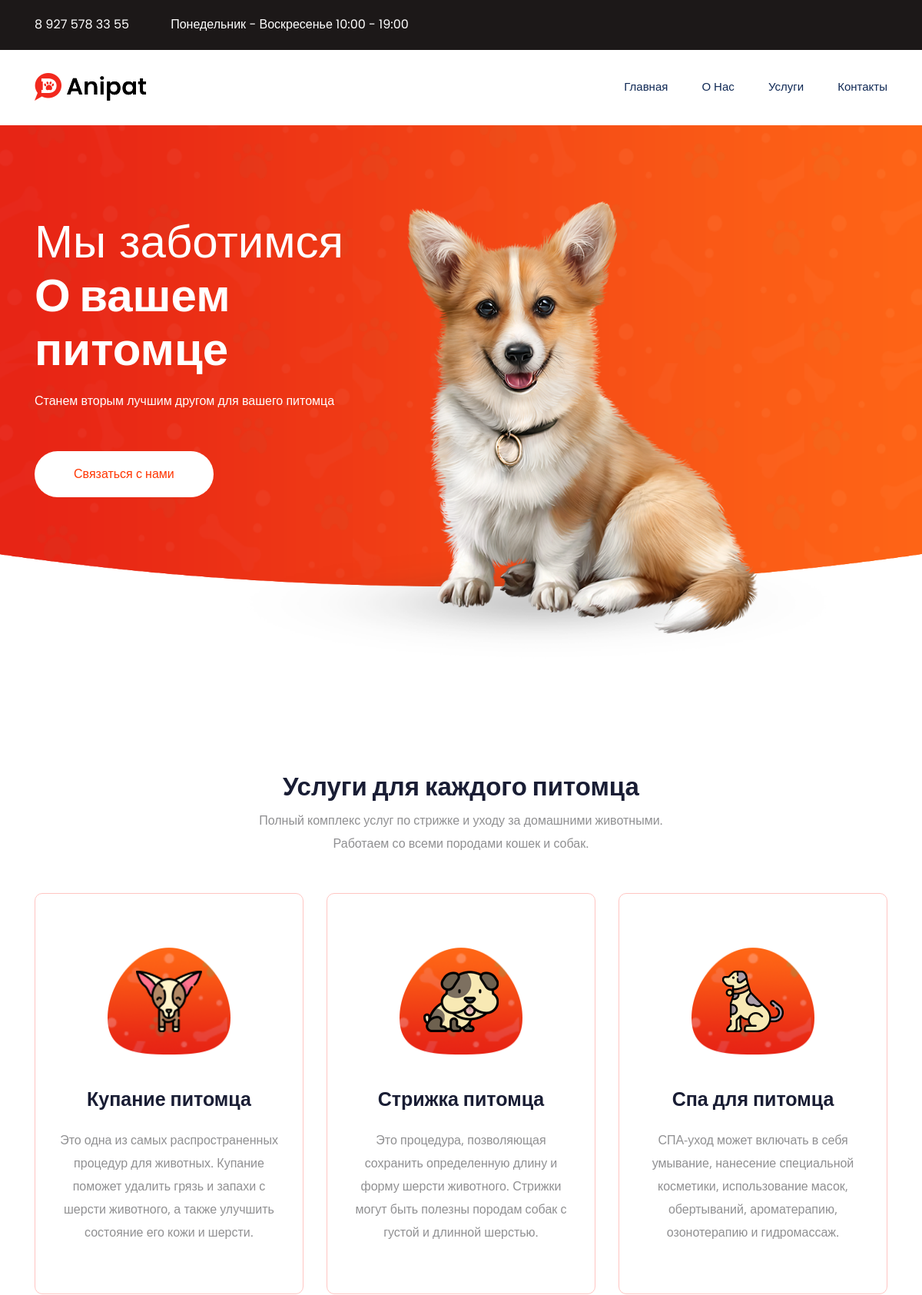
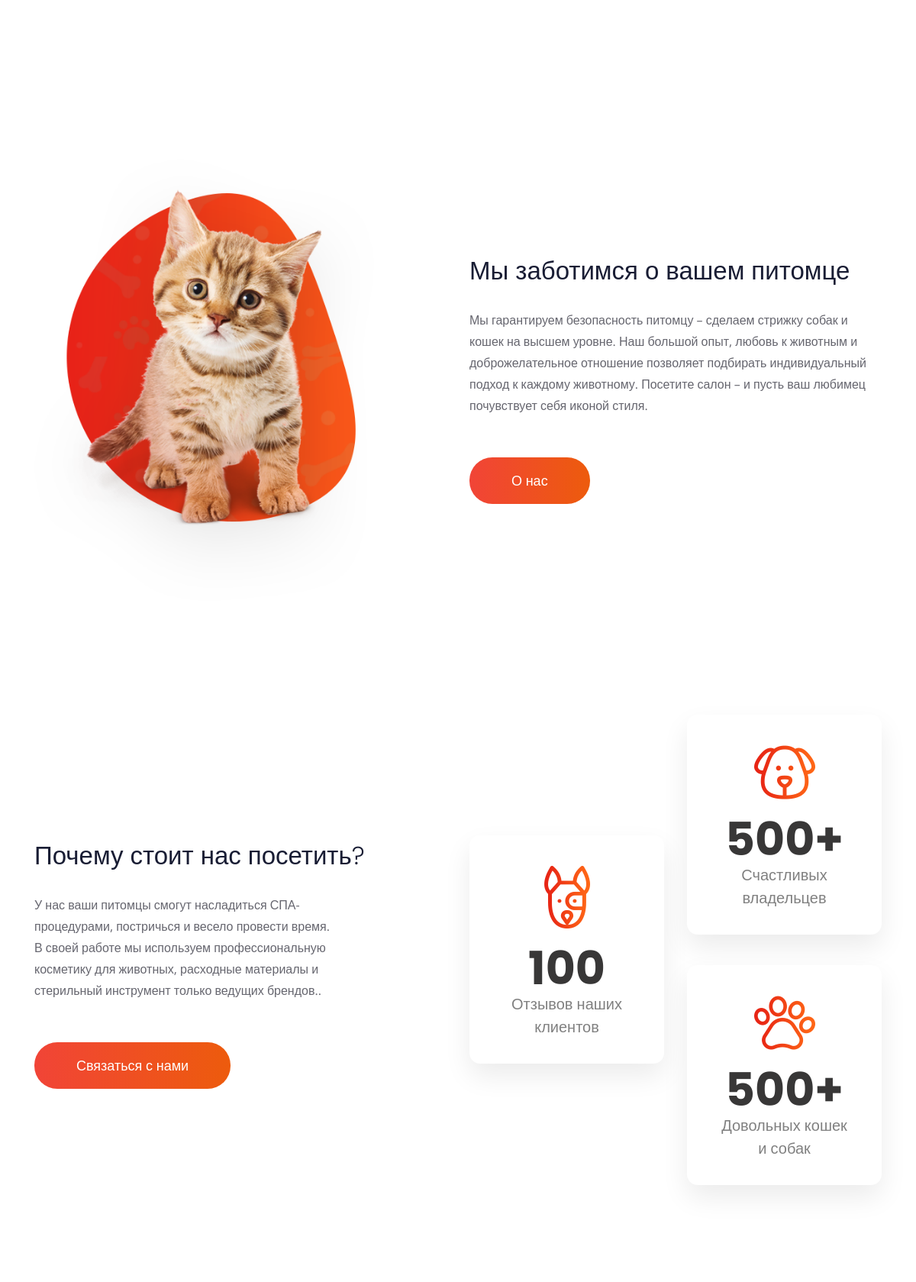
The page / (upper part) on the database its author committed (2 pictures, top to bottom).
### home/models.py (models this page shows, shortened)
class Service(models.Model):
    title = models.CharField(max_length=200)
    description = models.TextField(blank=True)
    featured_images = models.ImageField(blank=True, upload_to='home/%Y/%m/%d/')

### home/views.py (the view)
# urls.py: 2. Add a URL to urlpatterns:  path('', views.home, name='home')
def home(request):
    ser = Service.objects.all()
    context = {'home': ser}
    return render(request, "home/index.html", context)

### home/templates/home/index.html (shortened to what this page needs)
{% extends 'home/base.html' %}
{% load static %}
{% block content %}
    <div class="slider_area">
        <div class="single_slider slider_bg_1 d-flex align-items-center">
            <div class="container">
                <div class="row">
                    <div class="col-lg-5 col-md-6">
                        <div class="slider_text">
                            <h3>Мы заботимся <br> <span>О вашем питомце </span></h3>
                            <p>Станем вторым лучшим другом для вашего питомца</p>
                            <a href="{% url 'contact' %}" class="boxed-btn4">Связаться с нами</a>
                        </div>
                    </div>
                </div>
            </div>
            <div class="dog_thumb d-none d-lg-block">
                <img src="img/banner/dog.png" alt="">
            </div>
        </div>
    </div>
    <div class="service_area">
        <div class="container">
            <div class="row justify-content-center ">
                <div class="col-lg-7 col-md-10">
                    <div class="section_title text-center mb-95">
                        <h3>Услуги для каждого питомца</h3>
                        <p>Полный комплекс услуг по стрижке и уходу за домашними животными.
                            <br>Работаем со всеми породами кошек и собак.</p>
                    </div>
                </div>
            </div>
            <div class="row justify-content-center">
                {% for h in home %}
                <div class="col-lg-4 col-md-6">
                    <div class="single_service">
                         <div class="service_thumb service_icon_bg_1 d-flex align-items-center justify-content-center">
                             <div class="service_icon">
                                 <img src="{{ h.featured_images.url }}" alt="">
                             </div>
                         </div>
                         <div class="service_content text-center">
                            <h3>{{ h.title }}</h3>
                            <p>{{ h.description }}</p>
                         </div>
                    </div>
                </div>
                {% endfor %}
            </div>
        </div>
    </div>
    <div class="pet_care_area">
        <div class="container">
            <div class="row align-items-center">
                <div class="col-lg-5 col-md-6">
                    <div class="pet_thumb">
                        <img src="{% static 'img/about/pet_care.png' %}" alt="">
                    </div>
                </div>
                <div class="col-lg-6 offset-lg-1 col-md-6">
                    <div class="pet_info">
                        <div class="section_title">
                            <h3><span>Мы заботимся о вашем питомце </span></h3>
                            <p>Мы гарантируем безопасность питомцу – сделаем стрижку собак и кошек на высшем уровне.
                                Наш большой опыт, любовь к животным и доброжелательное отношение позволяет подбирать
                                индивидуальный подход к каждому животному. Посетите салон –
                                и пусть ваш любимец почувствует себя иконой стиля.</p>
                            <a href="{% url 'about' %}" class="boxed-btn3">О нас</a>
                        </div>
                    </div>
                </div>
            </div>
        </div>
    </div>
    <div class="adapt_area">
        <div class="container">
            <div class="row justify-content-between align-items-center">
                <div class="col-lg-5">
                    <div class="adapt_help">
                        <div class="section_title">
                            <h3><span>Почему стоит нас посетить?</span></h3>
                            <p>У нас ваши питомцы смогут насладиться СПА-процедурами, постричься и весело провести время.
                            <br>В своей работе мы используем профессиональную косметику для животных, расходные
                                материалы и стерильный инструмент только ведущих брендов..</p>
                            <a href="contact.html" class="boxed-btn3">Связаться с нами</a>
                        </div>
                    </div>
                </div>
                <div class="col-lg-6">
                    <div class="adapt_about">
                        <div class="row align-items-center">
                            <div class="col-lg-6 col-md-6">
                                <div class="single_adapt text-center">
                                    <img src="{% static 'img/adapt_icon/1.png' %}" alt="">
                                    <div class="adapt_content">
                                        <h3 class="counter">100</h3>
                                        <p>Отзывов наших клиентов</p>
                                    </div>
                                </div>
                            </div>
                            <div class="col-lg-6 col-md-6">
                                <div class="single_adapt text-center">
                                    <img src="{% static 'img/adapt_icon/3.png' %}" alt="">
                                    <div class="adapt_content">
                                        <h3><span class="counter">500</span>+</h3>
                                        <p>Счастливых владельцев</p>
                                    </div>
                                </div>
                                <div class="single_adapt text-center">
                                    <img src="{% static 'img/adapt_icon/2.png' %}" alt="">
                                    <div class="adapt_content">
                                        <h3><span class="counter">500</span>+</h3>
                                        <p>Довольных кошек и собак</p>
                                    </div>
                                </div>
                            </div>
                        </div>
                    </div>
                </div>
            </div>
        </div>
    </div>
{% endblock %}

### home/templates/home/base.html (shortened to what this page needs)
<!DOCTYPE html>
{% load static %}
<html class="no-js" lang="zxx">
<head>
    <link rel="stylesheet" href="{% static 'css/bootstrap.min.css' %}">
    <link rel="stylesheet" href="{% static 'css/owl.carousel.min.css' %}">
    <link rel="stylesheet" href="{% static 'css/magnific-popup.css' %}">
    <link rel="stylesheet" href="{% static 'css/font-awesome.min.css' %}">
    <link rel="stylesheet" href="{% static 'css/themify-icons.css' %}">
    <link rel="stylesheet" href="{% static 'css/nice-select.css' %}">
    <link rel="stylesheet" href="{% static 'css/flaticon.css' %}">
    <link rel="stylesheet" href="{% static 'css/gijgo.css' %}">
    <link rel="stylesheet" href="{% static 'css/animate.css' %}">
    <link rel="stylesheet" href="{% static 'css/slicknav.css' %}">
    <link rel="stylesheet" href="{% static 'css/style.css' %}">
</head>
{% include 'home/navbar.html' %}
<body>
{% block content %}
{% endblock %}
</body>
</html>

### home/templates/home/navbar.html (shortened to what this page needs)
{% load static %}
 <header>
        <div class="header-area ">
            <div class="header-top_area">
                <div class="container">
                    <div class="row">
                        <div class="col-lg-6 col-md-8">
                            <div class="short_contact_list">
                                <ul>
                                    <li><a href="#">8 927 578 33 55</a></li>
                                    <li><a href="#">Понедельник - Воскресенье  10:00 - 19:00</a></li>
                                </ul>
                            </div>
                        </div>
                        <div class="col-lg-6 col-md-4 ">
                            <div class="social_media_links">
                                <a href="#">
                                    <i class="fa fa-facebook"></i>
                                </a>
                                <a href="#">
                                    <i class="fa fa-pinterest-p"></i>
                                </a>
                                <a href="#">
                                    <i class="fa fa-google-plus"></i>
                                </a>
                                <a href="#">
                                    <i class="fa fa-linkedin"></i>
                                </a>
                            </div>
                        </div>
                    </div>
                </div>
            </div>
            <div id="sticky-header" class="main-header-area">
                <div class="container">
                    <div class="row align-items-center">
                        <div class="col-xl-3 col-lg-3">
                            <div class="logo">
                                <a href="{% url 'home' %}">
                                    <img src="{% static 'img/logo.png' %}" alt="">
                                </a>
                            </div>
                        </div>
                        <div class="col-xl-9 col-lg-9">
                            <div class="main-menu  d-none d-lg-block">
                                <nav>
                                    <ul id="navigation">
                                        <li><a  href="{% url 'home' %}">Главная</a></li>
                                        <li><a href="{% url 'about' %}">О нас</a></li>
                                        <li><a href="{% url 'service' %}">Услуги</a></li>
                                        <li><a href="{% url 'contact' %}">Контакты</a></li>
                                    </ul>
                                </nav>
                            </div>
                        </div>
                        <div class="col-12">
                        </div>
                    </div>
                </div>
            </div>
        </div>
    </header>

### rows shown on the page
Service: featured_images (picture), title "Купание питомца", description "Это одна из самых распространенных процедур для животных. Купание поможет удалить грязь и запахи с шерсти животного, а также улучшить состояние его кожи и шерсти."
Service: featured_images (picture), title "Стрижка питомца", description "Это процедура, позволяющая сохранить определенную длину и форму шерсти животного. Стрижки могут быть полезны породам собак с густой и длинной шерстью."
Service: featured_images (picture), title "Спа для питомца", description "СПА-уход может включать в себя умывание, нанесение специальной косметики, использование масок, обертываний, ароматерапию, озонотерапию и гидромассаж."
